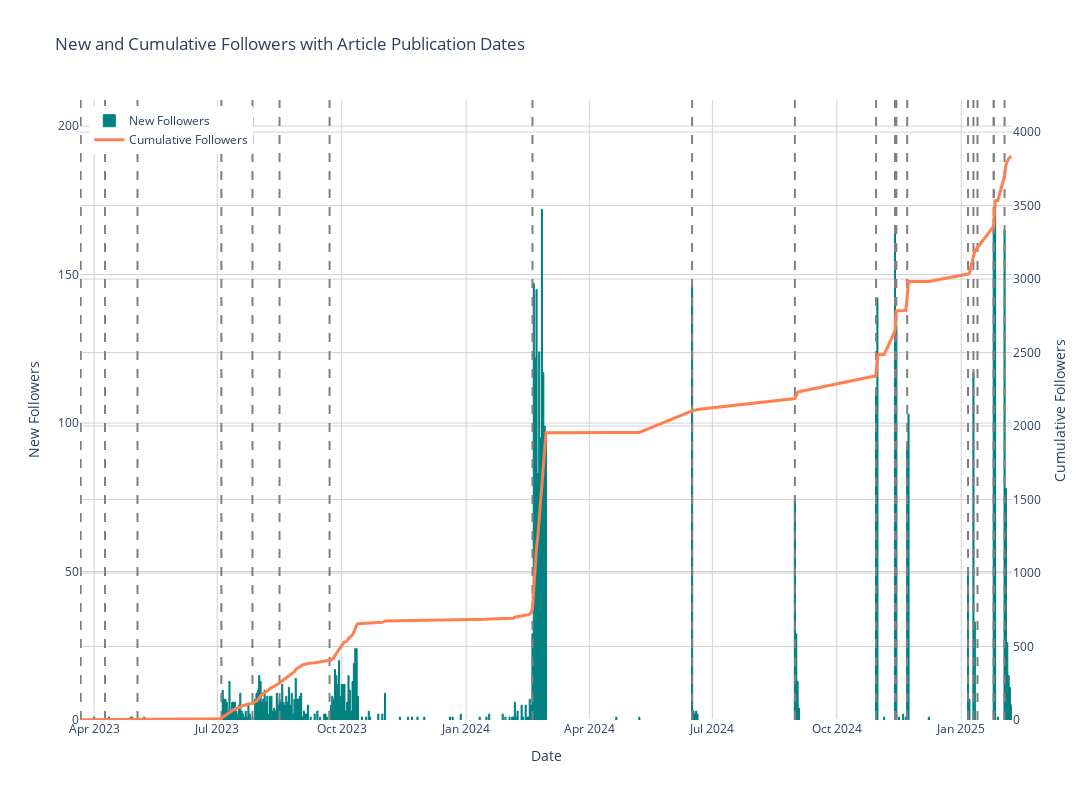

Notebook source saved alongside this figure:
### Markdown cell above
This updated chart still shows the daily new followers (in green bars) and cumulative followers (in a coral line), but now we can hover over points to see exact values. The dashed lines represent article publication dates, and hovering over these lines displays the article titles and publication dates. 

Note: Plotly charts are interactive, but they may not display directly in the GitHub UI. To view this chart, you’ll need to open the notebook in a Jupyter environment that supports Plotly (e.g., Jupyter Notebook, JupyterLab, or Visual Studio Code).

### Code cell
fig = go.Figure()

fig.add_trace(go.Bar(
    x=daily_follower_count.index,
    y=daily_follower_count.values,
    name='New Followers',
    marker_color='teal',
    marker_line_color='teal',  
    marker_line_width=1,  
    hovertemplate='Date: %{x}<br>New Followers: %{y}<extra></extra>'
))

fig.add_trace(go.Scatter(
    x=cumulative_followers.index,
    y=cumulative_followers.values,
    mode='lines',
    name='Cumulative Followers',
    line=dict(color='#FF7F50', width=3), 
    yaxis="y2",
    hovertemplate='Date: %{x}<br>Cumulative Followers: %{y}<extra></extra>'
))

for _, row in articles_df_copy.iterrows():
    fig.add_trace(go.Scatter(
        x=[row['created_at'], row['created_at']],
        y=[0, cumulative_followers.max()],
        mode='lines',
        line=dict(color='gray', dash='dash'),
        hoverinfo='text',
        text=f"Article Date: {row['created_at']}<br>Title: {row['title']}",
        showlegend=False
    ))

fig.update_layout(
    title="New and Cumulative Followers with Article Publication Dates",
    xaxis_title="Date",
    yaxis=dict(title="New Followers", side='left', range=[0, daily_follower_count.max() * 1.2]),
    yaxis2=dict(title="Cumulative Followers", overlaying='y', side='right', range=[0, cumulative_followers.max() * 1.1]),
    width=1200, 
    height=800,   
    legend=dict(x=0.01, y=0.99),
    hovermode="x unified",
    bargap=0.2,  
    plot_bgcolor='white'  
)

fig.update_xaxes(showgrid=True, gridcolor='lightgray')
fig.update_yaxes(showgrid=True, gridcolor='lightgray')

fig.show()

### Figure 1 — Plotly figure (JSON) as saved in the notebook; plotly's stock layout.template omitted (floating-point values rounded to 4 significant figures; data arrays with more than 128 entries replaced by an {"elided": "..."} marker saying what was removed)
{"data": [{"hovertemplate": "Date: %{x}<br>New Followers: %{y}<extra></extra>", "marker": {"color": "teal", "line": {"color": "teal", "width": 1}}, "name": "New Followers", "type": "bar", "x": {"elided": "178 str values"}, "y": {"elided": "178 int values"}}, {"hovertemplate": "Date: %{x}<br>Cumulative Followers: %{y}<extra></extra>", "line": {"color": "#FF7F50", "width": 3}, "mode": "lines", "name": "Cumulative Followers", "type": "scatter", "x": {"elided": "178 str values"}, "y": {"elided": "178 int values"}, "yaxis": "y2"}, {"hoverinfo": "text", "line": {"color": "gray", "dash": "dash"}, "mode": "lines", "showlegend": false, "text": "Article Date: 2025-02-02<br>Title: Scaling Data Analytics: Building a Starter Kit with Neon, Airflow, and Streamlit", "type": "scatter", "x": ["2025-02-02", "2025-02-02"], "y": [0, 3835]}, {"hoverinfo": "text", "line": {"color": "gray", "dash": "dash"}, "mode": "lines", "showlegend": false, "text": "Article Date: 2025-01-25<br>Title: BlogAI: Read or Skip? Powered by Agent.ai", "type": "scatter", "x": ["2025-01-25", "2025-01-25"], "y": [0, 3835]}, {"hoverinfo": "text", "line": {"color": "gray", "dash": "dash"}, "mode": "lines", "showlegend": false, "text": "Article Date: 2025-01-25<br>Title: BlogAI: Read or Skip? Built with Agent.ai", "type": "scatter", "x": ["2025-01-25", "2025-01-25"], "y": [0, 3835]}, {"hoverinfo": "text", "line": {"color": "gray", "dash": "dash"}, "mode": "lines", "showlegend": false, "text": "Article Date: 2025-01-13<br>Title: Handling Dates in Argo Workflows", "type": "scatter", "x": ["2025-01-13", "2025-01-13"], "y": [0, 3835]}, {"hoverinfo": "text", "line": {"color": "gray", "dash": "dash"}, "mode": "lines", "showlegend": false, "text": "Article Date: 2025-01-10<br>Title: NameWiz: Building a Creative Name Generator with GitHub Copilot", "type": "scatter", "x": ["2025-01-10", "2025-01-10"], "y": [0, 3835]}, {"hoverinfo": "text", "line": {"color": "gray", "dash": "dash"}, "mode": "lines", "showlegend": false, "text": "Article Date: 2025-01-06<br>Title: Logs Don’t Lie: Debugging My Data Engineering Crisis in 2025", "type": "scatter", "x": ["2025-01-06", "2025-01-06"], "y": [0, 3835]}, {"hoverinfo": "text", "line": {"color": "gray", "dash": "dash"}, "mode": "lines", "showlegend": false, "text": "Article Date: 2024-11-22<br>Title: Goodbye Netlify, Hello Ghost: My Blog's New Home", "type": "scatter", "x": ["2024-11-22", "2024-11-22"], "y": [0, 3835]}, {"hoverinfo": "text", "line": {"color": "gray", "dash": "dash"}, "mode": "lines", "showlegend": false, "text": "Article Date: 2024-11-14<br>Title: How Do You Organize Your Blogging Workflow? 🤔", "type": "scatter", "x": ["2024-11-14", "2024-11-14"], "y": [0, 3835]}, {"hoverinfo": "text", "line": {"color": "gray", "dash": "dash"}, "mode": "lines", "showlegend": false, "text": "Article Date: 2024-11-13<br>Title: Who’s Really Following You on Dev.to? A Guide to Analyzing Your Audience", "type": "scatter", "x": ["2024-11-13", "2024-11-13"], "y": [0, 3835]}, {"hoverinfo": "text", "line": {"color": "gray", "dash": "dash"}, "mode": "lines", "showlegend": false, "text": "Article Date: 2024-10-30<br>Title: 12 Steps to Organize and Maintain Your Python Codebase for Beginners", "type": "scatter", "x": ["2024-10-30", "2024-10-30"], "y": [0, 3835]}, {"hoverinfo": "text", "line": {"color": "gray", "dash": "dash"}, "mode": "lines", "showlegend": false, "text": "Article Date: 2024-08-31<br>Title: Data Analytics Dashboard Starter Kit with Neon, Streamlit, and Airflow", "type": "scatter", "x": ["2024-08-31", "2024-08-31"], "y": [0, 3835]}, {"hoverinfo": "text", "line": {"color": "gray", "dash": "dash"}, "mode": "lines", "showlegend": false, "text": "Article Date: 2024-06-16<br>Title: Binary Tree", "type": "scatter", "x": ["2024-06-16", "2024-06-16"], "y": [0, 3835]}, {"hoverinfo": "text", "line": {"color": "gray", "dash": "dash"}, "mode": "lines", "showlegend": false, "text": "Article Date: 2024-02-19<br>Title: My Journey Learning AI for Songwriting: LSTMs and Taylor Swift", "type": "scatter", "x": ["2024-02-19", "2024-02-19"], "y": [0, 3835]}, {"hoverinfo": "text", "line": {"color": "gray", "dash": "dash"}, "mode": "lines", "showlegend": false, "text": "Article Date: 2023-09-22<br>Title: The Data Engineering Docker-Compose Starter Kit", "type": "scatter", "x": ["2023-09-22", "2023-09-22"], "y": [0, 3835]}, {"hoverinfo": "text", "line": {"color": "gray", "dash": "dash"}, "mode": "lines", "showlegend": false, "text": "Article Date: 2023-08-16<br>Title: The Golang Saga: A Coder’s Journey There and Back Again. Part 3: The Graphing Conundrum", "type": "scatter", "x": ["2023-08-16", "2023-08-16"], "y": [0, 3835]}, {"hoverinfo": "text", "line": {"color": "gray", "dash": "dash"}, "mode": "lines", "showlegend": false, "text": "Article Date: 2023-07-27<br>Title: The Golang Saga: A Coder’s Journey There and Back Again. Part 2: The Data Expedition", "type": "scatter", "x": ["2023-07-27", "2023-07-27"], "y": [0, 3835]}, {"hoverinfo": "text", "line": {"color": "gray", "dash": "dash"}, "mode": "lines", "showlegend": false, "text": "Article Date: 2023-07-04<br>Title: The Golang Saga: A Coder’s Journey There and Back Again. Part 1: Leaving the Shire", "type": "scatter", "x": ["2023-07-04", "2023-07-04"], "y": [0, 3835]}, {"hoverinfo": "text", "line": {"color": "gray", "dash": "dash"}, "mode": "lines", "showlegend": false, "text": "Article Date: 2023-05-03<br>Title: Unleash Your Pipeline Creativity: Local Development with Argo Workflows and MinIO on Minikube", "type": "scatter", "x": ["2023-05-03", "2023-05-03"], "y": [0, 3835]}, {"hoverinfo": "text", "line": {"color": "gray", "dash": "dash"}, "mode": "lines", "showlegend": false, "text": "Article Date: 2023-04-09<br>Title: From Kafka to Amazon S3: Partitioning Outputs", "type": "scatter", "x": ["2023-04-09", "2023-04-09"], "y": [0, 3835]}, {"hoverinfo": "text", "line": {"color": "gray", "dash": "dash"}, "mode": "lines", "showlegend": false, "text": "Article Date: 2023-03-22<br>Title: How we mastered dbt: A true story", "type": "scatter", "x": ["2023-03-22", "2023-03-22"], "y": [0, 3835]}], "layout": {"bargap": 0.2, "height": 800, "hovermode": "x unified", "legend": {"x": 0.01, "y": 0.99}, "plot_bgcolor": "white", "title": {"text": "New and Cumulative Followers with Article Publication Dates"}, "width": 1200, "xaxis": {"gridcolor": "lightgray", "showgrid": true, "title": {"text": "Date"}}, "yaxis": {"gridcolor": "lightgray", "range": [0, 208.8], "showgrid": true, "side": "left", "title": {"text": "New Followers"}}, "yaxis2": {"gridcolor": "lightgray", "overlaying": "y", "range": [0, 4218.0], "showgrid": true, "side": "right", "title": {"text": "Cumulative Followers"}}}}
